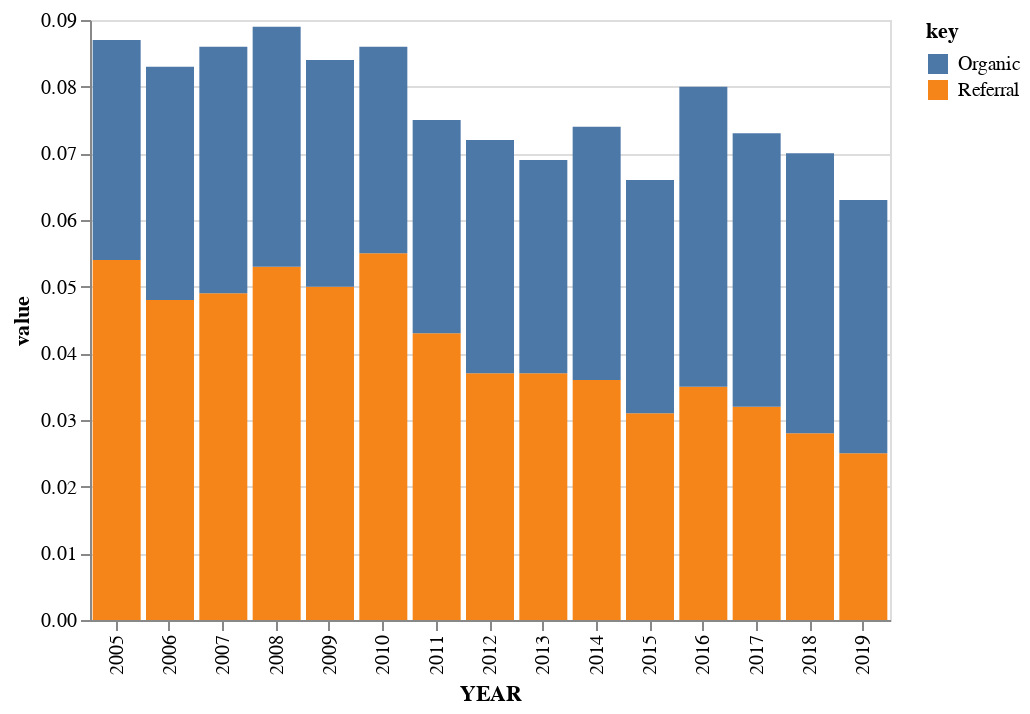

This figure's notebook cell:
### Code cell
source = df


domain=['Organic','Referral']
range_=['#c1d5f5','#2434e0']

alt.Chart(source).transform_fold(
    ['Referral', 'Organic']
).mark_bar().encode(
    x='YEAR:O',
    y='value:Q',
    color='key:N'
)

### Figure 1 — Vega-Lite specification as saved in the notebook (floating-point values rounded to 4 significant figures)
{"$schema": "https://vega.github.io/schema/vega-lite/v3.4.0.json", "config": {"mark": {"tooltip": null}, "view": {"height": 300, "width": 400}}, "data": {"name": "data-da8099b3a927d9446a6ff1b6e8dea011"}, "datasets": {"data-da8099b3a927d9446a6ff1b6e8dea011": [{"Organic": 0.033, "Referral": 0.054, "Total": 0.087, "YEAR": 2005}, {"Organic": 0.035, "Referral": 0.048, "Total": 0.083, "YEAR": 2006}, {"Organic": 0.037, "Referral": 0.049, "Total": 0.086, "YEAR": 2007}, {"Organic": 0.036, "Referral": 0.053, "Total": 0.089, "YEAR": 2008}, {"Organic": 0.034, "Referral": 0.05, "Total": 0.084, "YEAR": 2009}, {"Organic": 0.031, "Referral": 0.055, "Total": 0.086, "YEAR": 2010}, {"Organic": 0.032, "Referral": 0.043, "Total": 0.075, "YEAR": 2011}, {"Organic": 0.035, "Referral": 0.037, "Total": 0.072, "YEAR": 2012}, {"Organic": 0.032, "Referral": 0.037, "Total": 0.069, "YEAR": 2013}, {"Organic": 0.038, "Referral": 0.036, "Total": 0.074, "YEAR": 2014}, {"Organic": 0.035, "Referral": 0.031, "Total": 0.066, "YEAR": 2015}, {"Organic": 0.045, "Referral": 0.035, "Total": 0.08, "YEAR": 2016}, {"Organic": 0.041, "Referral": 0.032, "Total": 0.073, "YEAR": 2017}, {"Organic": 0.042, "Referral": 0.028, "Total": 0.07, "YEAR": 2018}, {"Organic": 0.038, "Referral": 0.025, "Total": 0.063, "YEAR": 2019}]}, "encoding": {"color": {"field": "key", "type": "nominal"}, "x": {"field": "YEAR", "type": "ordinal"}, "y": {"field": "value", "type": "quantitative"}}, "mark": "bar", "transform": [{"fold": ["Referral", "Organic"]}]}
